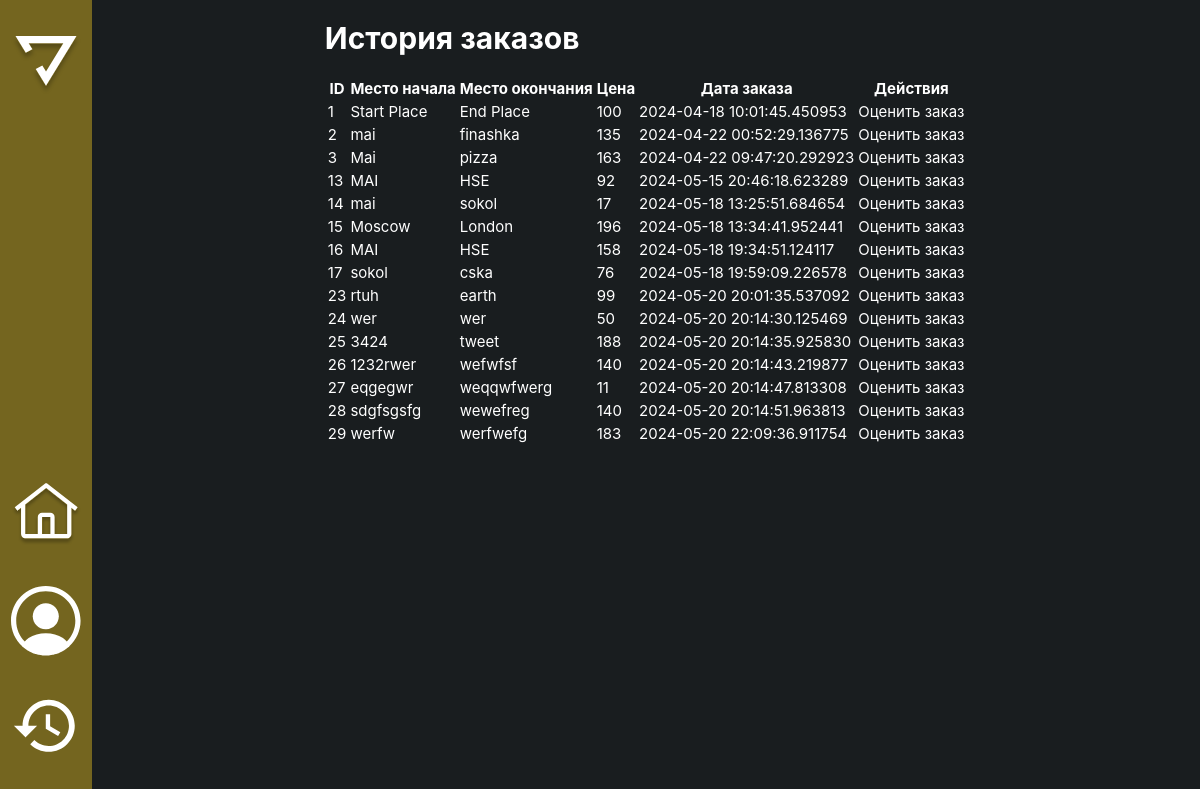
The app's page /history_of_user_orders (signed in) with its own data.
### app/models.py (models this page shows, shortened)
class Order(db.Model):
    id = db.Column(db.Integer, primary_key=True)
    place_start = db.Column(db.String(140), nullable=False)
    place_end = db.Column(db.String(140), nullable=False)
    price = db.Column(db.String(140), nullable=False)
    order_time = db.Column(db.DateTime, index=True, nullable=True)
    order_taked = db.Column(db.DateTime, index=True, nullable=True)
    order_finished = db.Column(db.DateTime, index=True, nullable=True)
    user_id = db.Column(db.Integer, db.ForeignKey('user.id'))
    driver_id = db.Column(db.Integer, db.ForeignKey('driver.id'), nullable=True)

### app/routes.py (the view)
@app.route('/history_of_user_orders')
@login_required('user')
def history_of_user_orders():
    orders = Order.query.filter_by(user_id=current_user.id).all()
    return render_template('history_of_user_orders.html', title='История заказов', orders=orders)

### app/models.py (called while the page is built)
@login.user_loader
def load_user(id):
    driver = Driver.query.get(int(id))
    if driver:
        return driver
    return User.query.get(int(id))

### app/utils.py (called while the page is built)
def login_required(role):
    def wrapper(func):
        @wraps(func)
        def decorated_view(*args, **kwargs):
            if not current_user.is_authenticated:
                return redirect(url_for('choice'))
            if current_user.role != role:
                print(f"Пользователь {current_user.email} имеет роль {current_user.role}, а ожидалось {role}")
                return abort(403)
            print(f"Пользователь {current_user.email} имеет роль {current_user.role}, а ожидалось {role}")
            return func(*args, **kwargs)
        return decorated_view
    return wrapper

### app/templates/history_of_user_orders.html (shortened to what this page needs)
<!DOCTYPE html>
<html lang="ru">
<head>
    <link rel="stylesheet" href="{{ url_for('static', filename='css/style.css') }}">
</head>
<body>
    <div class="list-order-page">
        <div class="container">
            <div class="content">
                <div class="sidebar">
                    <div class="sidebar-item">
                        <a href="{{ url_for('choice') }}">
                            <img class="logo" src="../static/css/images/logo.svg" alt="logo">
                        </a>
                    </div>
                    <div class="sidebar-item">
                        <a href="{{ url_for('index') }}">
                            <img class="home-img" src="../static/css/images/home.svg" alt="home">
                        </a>
                        <img class="profile-img" src="../static/css/images/profile.svg" alt="profile">
                        <a href="{{ url_for('history_of_user_orders') }}">
                            <img class="history-img" src="../static/css/images/history.svg" alt="history">
                        </a>
                    </div>
                </div>
                <div class="content__main">
                    <div class="container main__container">
                        <h1>История заказов</h1>
                        <table class="table">
                            <thead>
                                <tr>
                                    <th>ID</th>
                                    <th>Место начала</th>
                                    <th>Место окончания</th>
                                    <th>Цена</th>
                                    <th>Дата заказа</th>
                                    <th>Действия</th>
                                </tr>
                            </thead>
                            <tbody>
                                {% for order in orders %}
                                <tr>
                                    <td>{{ order.id }}</td>
                                    <td>{{ order.place_start }}</td>
                                    <td>{{ order.place_end }}</td>
                                    <td>{{ order.price }}</td>
                                    <td>{{ order.order_time }}</td>
                                    <td>
                                        <a href="{{ url_for('rate_order', order_id=order.id) }}" class="btn btn-secondary">Оценить заказ</a>
                                    </td>
                                </tr>
                                {% endfor %}
                            </tbody>
                        </table>
                    </div>
                </div>
            </div>
        </div>
    </div>
</body>
</html>

### app/static/css/style.css (style rules this page uses)
*, *::before, *::after { box-sizing: border-box; }
html, body { margin: 0; padding: 0; height: 100%; }
body { font-family: 'Ubuntu', sans-serif; font-size: 15px; font-weight: 400; color: #212529; }
a { text-decoration: none; color: inherit; }
body { background-image:url('images/background.png') ; background-position: center; background-repeat: no-repeat; background-size: 105% 105%; color: #fff; font-family: "Inter", sans-serif; }
.sidebar { width: 100px; background-color: #74651f; display: flex; flex-direction: column; align-items: center; justify-content: space-between; }
.sidebar-item { display: flex; flex-direction: column; align-items: center; }
.sidebar img { width: 70px; margin-bottom: 35px; }
.logo { margin-top: 35px; }
.content { min-height: 100vh; display: flex; }
.content__main { width: 100%; background-color: #191d1f; display: flex; justify-content: center; }

### records on screen
Order: id "1", place_start "Start Place", place_end "End Place", price "100", order_time "2024-04-18 10:01:45.450953"
Order: id "2", place_start "mai", place_end "finashka", price "135", order_time "2024-04-22 00:52:29.136775"
Order: id "3", place_start "Mai", place_end "pizza", price "163", order_time "2024-04-22 09:47:20.292923"
Order: id "13", place_start "MAI", place_end "HSE", price "92", order_time "2024-05-15 20:46:18.623289"
Order: id "14", place_start "mai", place_end "sokol", price "17", order_time "2024-05-18 13:25:51.684654"
Order: id "15", place_start "Moscow", place_end "London", price "196", order_time "2024-05-18 13:34:41.952441"
Order: id "16", place_start "MAI", place_end "HSE", price "158", order_time "2024-05-18 19:34:51.124117"
Order: id "17", place_start "sokol", place_end "cska", price "76", order_time "2024-05-18 19:59:09.226578"
Order: id "23", place_start "rtuh", place_end "earth", price "99", order_time "2024-05-20 20:01:35.537092"
Order: id "24", place_start "wer", place_end "wer", price "50", order_time "2024-05-20 20:14:30.125469"
Order: id "25", place_start "3424", place_end "tweet", price "188", order_time "2024-05-20 20:14:35.925830"
Order: id "26", place_start "1232rwer", place_end "wefwfsf", price "140", order_time "2024-05-20 20:14:43.219877"
Order: id "27", place_start "eqgegwr", place_end "weqqwfwerg", price "11", order_time "2024-05-20 20:14:47.813308"
Order: id "28", place_start "sdgfsgsfg", place_end "wewefreg", price "140", order_time "2024-05-20 20:14:51.963813"
Order: id "29", place_start "werfw", place_end "werfwefg", price "183", order_time "2024-05-20 22:09:36.911754"
